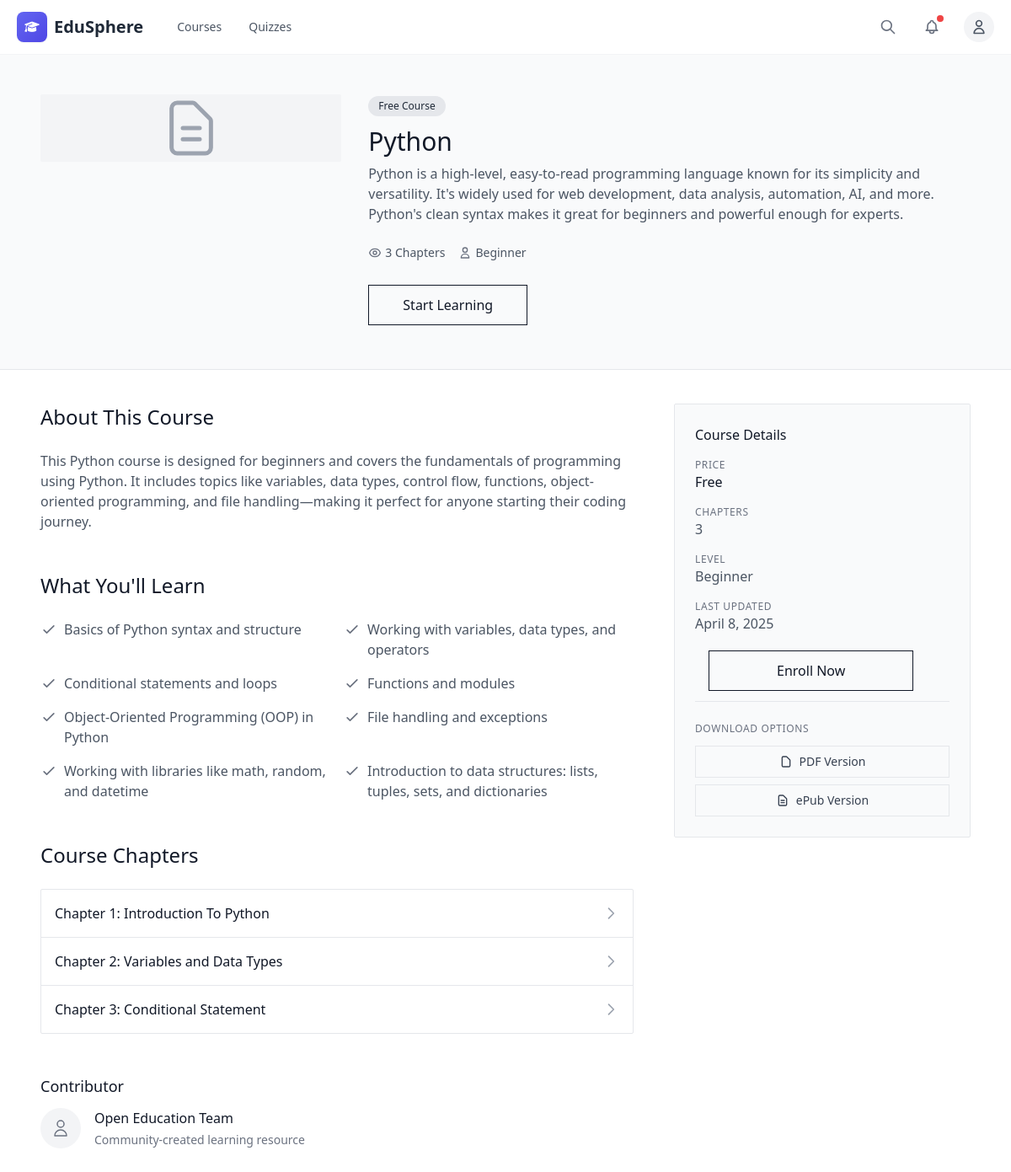
Screenshot of /course-detail/3/ (signed in) with the database file from the repository.
### myapp/models.py (models this page shows, shortened)
class Course(models.Model):
    course_title = models.CharField(max_length=255, blank=True, null=True)
    course_core_technologies = models.CharField(max_length=255, blank=True, null=True)
    course_level = models.CharField(max_length=50, blank=True, null=True)
    course_upload_date = models.DateTimeField(auto_now_add=True)
    course_update_date = models.DateTimeField(auto_now=True)

class CourseDetail(models.Model):
    course = models.OneToOneField(Course, related_name='course_detail', on_delete=models.CASCADE)
    course_description = models.TextField(blank=True, null=True)
    about_couse = models.TextField(blank=True, null=True)
    what_you_will_learn = models.TextField(blank=True, null=True)
    contributors = models.TextField(blank=True, null=True)
    course_image = models.ImageField(upload_to='course_images/', blank=True, null=True)

class Chapter(models.Model):
    course = models.ForeignKey(Course, related_name='chapters', on_delete=models.CASCADE)
    chapter_title = models.CharField(max_length=255, blank=True, null=True)
    chapter_upload_date = models.DateTimeField(auto_now_add=True)
    chapter_update_date = models.DateTimeField(auto_now=True)

### myapp/views.py (the view)
# urls.py: path('course-detail/<int:course_id>/', course_detail_view, name='course_detail'),
def course_detail_view(request, course_id):
    if not request.user.is_authenticated:
        return redirect('login')
    try:
        course = Course.objects.get(id=course_id)
        contributors = course.course_detail.contributors
        chapters = course.chapters.all()
        chapter_count = course.chapters.count()
        course_highlights = course.course_detail.what_you_will_learn.strip().split('\n')
    except Course.DoesNotExist:
        messages.error(request, 'Course not found')
        return redirect('courses')
    context = {
        'course': course,
        'chapters':chapters,
        'chapter_count':chapter_count,
        'highlights':course_highlights,
        'contributors':contributors,
    }
    return render(request, 'myapp/course_detail.html', context)

### myapp/templates/myapp/course_detail.html (shortened to what this page needs)
{% extends "base.html" %}
{% block content %}
<div class="min-h-screen bg-white">
  <div class="bg-gray-50 border-b border-gray-200">
    <div class="max-w-6xl mx-auto px-6 py-16 pt-28">
      <div class="flex flex-col md:flex-row gap-8">
        <div class="w-full md:w-1/3">
          <div class="aspect-w-16 aspect-h-9 bg-gray-100 rounded-sm overflow-hidden flex items-center justify-center">
            <svg class="w-20 h-20 text-gray-400" fill="none" stroke="currentColor" viewBox="0 0 24 24">
              <path stroke-linecap="round" stroke-linejoin="round" stroke-width="1.5" d="M9 12h6m-6 4h6m2 5H7a2 2 0 01-2-2V5a2 2 0 012-2h5.586a1 1 0 01.707.293l5.414 5.414a1 1 0 01.293.707V19a2 2 0 01-2 2z"/>
            </svg>
          </div>
        </div>
        <div class="w-full md:w-2/3 space-y-6">
          <div>
            <span class="inline-block px-3 py-1 bg-gray-200 text-gray-800 text-xs font-medium rounded-full mb-3">
              Free Course
            </span>
            <h1 class="text-3xl font-light text-gray-900">{{ course.course_title }}</h1>
            <p class="mt-2 text-gray-600">{{ course.course_detail.course_description }}</p>
          </div>
          <div class="flex items-center space-x-4">
            <div class="flex items-center">
              <span class="text-sm text-gray-600">{{ chapter_count }} Chapters</span>
            </div>
            <div class="flex items-center">
              <svg class="w-4 h-4 text-gray-500 mr-1" fill="none" stroke="currentColor" viewBox="0 0 24 24">
                <path stroke-linecap="round" stroke-linejoin="round" stroke-width="2" d="M16 7a4 4 0 11-8 0 4 4 0 018 0zM12 14a7 7 0 00-7 7h14a7 7 0 00-7-7z"/>
              </svg>
              <span class="text-sm text-gray-600">{{ course.course_level }}</span>
            </div>
          </div>
          <div class="pt-4">
            <a href="{% url 'lesson_page' course.id %}" class="px-10 py-3 border border-gray-900 text-gray-900 font-medium hover:bg-gray-900 hover:text-white transition-colors duration-200">
              Start Learning
            </a>
          </div>
        </div>
      </div>
    </div>
  </div>
  <div class="max-w-6xl mx-auto px-6 py-16 -mt-6">
    <div class="flex flex-col lg:flex-row gap-12">
      <div class="w-full lg:w-2/3">
        <div class="mb-12">
          <h2 class="text-2xl font-light text-gray-900 mb-6">About This Course</h2>
          <div class="prose max-w-none text-gray-600">
            <p>{{ course.course_detail.about_couse }}</p>
          </div>
        </div>
        <div class="mb-12">
          <h2 class="text-2xl font-light text-gray-900 mb-6">What You'll Learn</h2>
          <div class="grid grid-cols-1 md:grid-cols-2 gap-4">
           {% for point in highlights %}
            <div class="flex items-start">
              <svg class="w-5 h-5 text-gray-500 mt-0.5 mr-2 flex-shrink-0" fill="none" stroke="currentColor" viewBox="0 0 24 24">
                <path stroke-linecap="round" stroke-linejoin="round" stroke-width="2" d="M5 13l4 4L19 7"/>
              </svg>
              <span class="text-gray-600">{{ point }}</span>
            </div>
            {% endfor %}
          </div>
        </div>
        <div class="mb-12">
          <h2 class="text-2xl font-light text-gray-900 mb-6">Course Chapters</h2>
          <div class="border border-gray-200 rounded-sm divide-y divide-gray-200">
            {% for chapter in chapters|slice:":3" %}
            <div class="block p-4 hover:bg-gray-50 transition-colors duration-150">
              <div class="flex justify-between items-center">
                <div>
                  <h3 class="font-medium text-gray-900">Chapter {{ forloop.counter }}: {{ chapter.chapter_title }}</h3>
                </div>
                <svg class="w-5 h-5 text-gray-400" fill="none" stroke="currentColor" viewBox="0 0 24 24">
                  <path stroke-linecap="round" stroke-linejoin="round" stroke-width="2" d="M9 5l7 7-7 7"/>
                </svg>
              </div>
            </div>
            {% endfor %}
          </div>
        </div>
        <div class="mt-8">
          <h3 class="text-lg font-medium text-gray-900 mb-3">Contributor</h3>
          <div class="flex items-center gap-4">
            <div class="flex-shrink-0">
              <div class="w-12 h-12 rounded-full bg-gray-100 flex items-center justify-center">
                <svg class="w-6 h-6 text-gray-500" fill="none" stroke="currentColor" viewBox="0 0 24 24">
                  <path stroke-linecap="round" stroke-linejoin="round" stroke-width="1.5" d="M16 7a4 4 0 11-8 0 4 4 0 018 0zM12 14a7 7 0 00-7 7h14a7 7 0 00-7-7z"/>
                </svg>
              </div>
            </div>
            <div>
              <h4 class="font-medium text-gray-900">{{ contributors }}</h4>
              <p class="text-gray-500 text-sm mt-1">Community-created learning resource</p>
            </div>
          </div>
        </div>
      </div>
      <div class="w-full lg:w-1/3">
        <div class="bg-gray-50 p-6 rounded-sm border border-gray-200 sticky top-6">
          <h3 class="font-medium text-gray-900 mb-4">Course Details</h3>
          <div class="space-y-4">
            <div>
              <h4 class="text-xs text-gray-500 uppercase tracking-wider">Price</h4>
              <p class="text-gray-900 font-medium">Free</p>
            </div>
            <div>
              <h4 class="text-xs text-gray-500 uppercase tracking-wider">Chapters</h4>
              <p class="text-gray-600">{{ chapter_count }}</p>
            </div>
            <div>
              <h4 class="text-xs text-gray-500 uppercase tracking-wider">Level</h4>
              <p class="text-gray-600">{{ course.course_level }}</p>
            </div>
            <div>
              <h4 class="text-xs text-gray-500 uppercase tracking-wider">Last Updated</h4>
              <p class="text-gray-600">{{ course.course_update_date|date:"F j, Y" }}</p>
            </div>
          </div>
          <div class="mt-8">
            <a href="{% url 'lesson_page' course.id %}" class="px-20 ml-4 py-3 border border-gray-900 text-gray-900 font-medium hover:bg-gray-900 hover:text-white transition-colors duration-200">
              Enroll Now
            </a>
          </div>
          <div class="mt-6 pt-6 border-t border-gray-200">
            <h4 class="text-xs text-gray-500 uppercase tracking-wider mb-3">Download Options</h4>
            <div class="space-y-2">
              <button class="w-full flex items-center justify-center px-4 py-2 border border-gray-200 text-sm text-gray-700 hover:bg-gray-100">
                <svg class="w-4 h-4 mr-2" fill="none" stroke="currentColor" viewBox="0 0 24 24">
                  <path stroke-linecap="round" stroke-linejoin="round" stroke-width="2" d="M7 21h10a2 2 0 002-2V9.414a1 1 0 00-.293-.707l-5.414-5.414A1 1 0 0012.586 3H7a2 2 0 00-2 2v14a2 2 0 002 2z"/>
                </svg>
                PDF Version
              </button>
              <button class="w-full flex items-center justify-center px-4 py-2 border border-gray-200 text-sm text-gray-700 hover:bg-gray-100">
                <svg class="w-4 h-4 mr-2" fill="none" stroke="currentColor" viewBox="0 0 24 24">
                  <path stroke-linecap="round" stroke-linejoin="round" stroke-width="2" d="M9 12h6m-6 4h6m2 5H7a2 2 0 01-2-2V5a2 2 0 012-2h5.586a1 1 0 01.707.293l5.414 5.414a1 1 0 01.293.707V19a2 2 0 01-2 2z"/>
                </svg>
                ePub Version
              </button>
            </div>
          </div>
        </div>
      </div>
    </div>
  </div>
</div>
{% endblock %}

### templates/base.html (shortened to what this page needs)
<!DOCTYPE html>
<html lang="en">
<head>
    <script src="https://cdn.tailwindcss.com"></script>
    <link rel="stylesheet" href="https://cdnjs.cloudflare.com/ajax/libs/font-awesome/6.4.0/css/all.min.css">
</head>
<body>
    {% include 'navbar.html' %}
    {% block content %}base page{% endblock %}
</body>
</html>

### templates/navbar.html (shortened to what this page needs)
<nav class="bg-white fixed w-full z-50 border-b border-gray-100" id="main-nav">
    <div class="max-w-7xl mx-auto px-5" id="normal-nav">
      <div class="flex justify-between h-16 items-center">
        <div class="flex items-center space-x-10">
          <a href="/" class="flex items-center">
            <div class="w-9 h-9 rounded-lg bg-gradient-to-br from-indigo-500 to-indigo-600 flex items-center justify-center shadow-sm">
              <i class="fas fa-graduation-cap text-white text-sm"></i>
            </div>
            <span class="ml-2 text-xl font-semibold text-gray-800">EduSphere</span>
          </a>
          <div class="hidden lg:flex space-x-8">
            <a href="/courses" class="relative py-1 text-gray-600 hover:text-indigo-600 text-sm font-medium">Courses</a>
            <a href="#" class="relative py-1 text-gray-600 hover:text-indigo-600 text-sm font-medium">Quizzes</a>
          </div>
        </div>
        <div class="flex items-center space-x-6">
          <button id="search-toggle" class="p-1 text-gray-500 hover:text-indigo-600">
            <svg xmlns="http://www.w3.org/2000/svg" class="h-5 w-5" fill="none" viewBox="0 0 24 24" stroke="currentColor">
              <path stroke-linecap="round" stroke-linejoin="round" stroke-width="2" d="M21 21l-6-6m2-5a7 7 0 11-14 0 7 7 0 0114 0z" />
            </svg>
          </button>
          <button class="p-1 relative text-gray-500 hover:text-indigo-600">
            <span class="absolute top-0 right-0 w-2 h-2 bg-red-500 rounded-full ring-2 ring-white"></span>
          </button>
          {% if request.user.is_authenticated %}
          <div class="relative inline-block group">
            <button class="
              flex items-center justify-center
              w-9 h-9 rounded-full
              bg-gray-100 hover:bg-indigo-300
              transition-all duration-200
            ">
              <svg class="w-5 h-5 text-gray-600" fill="none" stroke="currentColor" viewBox="0 0 24 24">
                <path stroke-linecap="round" stroke-linejoin="round" stroke-width="2" d="M16 7a4 4 0 11-8 0 4 4 0 018 0zM12 14a7 7 0 00-7 7h14a7 7 0 00-7-7z"/>
              </svg>
            </button>
          </div>
          {% endif %}
        </div>
      </div>
    </div>
  </nav>

### rows the page displays
Course: course_title "Python", course_detail.course_description "Python is a high-level, easy-to-read programming language known for its simplicity and versatility. It's widely used for web development, data analysis, automation, AI, and more. Python's clean syntax makes it great for beginners and powerful enough for experts.", course_level "Beginner", course_detail.about_couse "This Python course is designed for beginners and covers the fundamentals of programming using Python. It includes topics like variables, data types, control flow, functions, object-oriented programming, and file handling—making it perfect for anyone starting their coding journey.", course_update_date "April 8, 2025"
Chapter: chapter_title "Introduction To Python"
Chapter: chapter_title "Variables and Data Types"
Chapter: chapter_title "Conditional Statement"
CourseDetail: contributors "Open Education Team"

### other values shown
{{ chapter_count }} "3"
{{ point }} "Basics of Python syntax and structure" "Working with variables, data types, and operators" "Conditional statements and loops" "Functions and modules" "Object-Oriented Programming (OOP) in Python" "File handling and exceptions" "Working with libraries like math, random, and datetime" "Introduction to data structures: lists, tuples, sets, and dictionaries"
